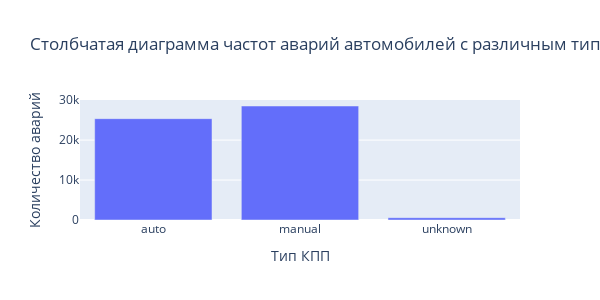

The cell this chart's notebook holds for it:
### Markdown cell above
#### Тип КПП `'vehicle_transmission'`

### Code cell
bar_chart = go.Bar(
    x=df_raw.vehicle_transmission.value_counts().sort_index().index,
    y=df_raw.vehicle_transmission.value_counts().sort_index().values)
layout = go.Layout(
    title='Столбчатая диаграмма частот аварий автомобилей с различным типом КПП',
    xaxis=dict(title='Тип КПП'),
    yaxis=dict(title='Количество аварий'),
    width=600, height=300)
fig = go.Figure(data=[bar_chart], layout=layout)
iplot(fig)

print('Количество уникальных значений признаков:', df_raw.vehicle_transmission.nunique())
print('Уникальные значения признака:', '\n', df_raw.vehicle_transmission.sort_values().unique())

### Figure 1 — Plotly figure (JSON) as saved in the notebook; plotly's stock layout.template omitted (floating-point values rounded to 4 significant figures)
{"data": [{"type": "bar", "x": ["auto", "manual", "unknown"], "y": [25362, 28534, 574]}], "layout": {"height": 300, "title": {"text": "Столбчатая диаграмма частот аварий автомобилей с различным типом КПП"}, "width": 600, "xaxis": {"title": {"text": "Тип КПП"}}, "yaxis": {"title": {"text": "Количество аварий"}}}}
